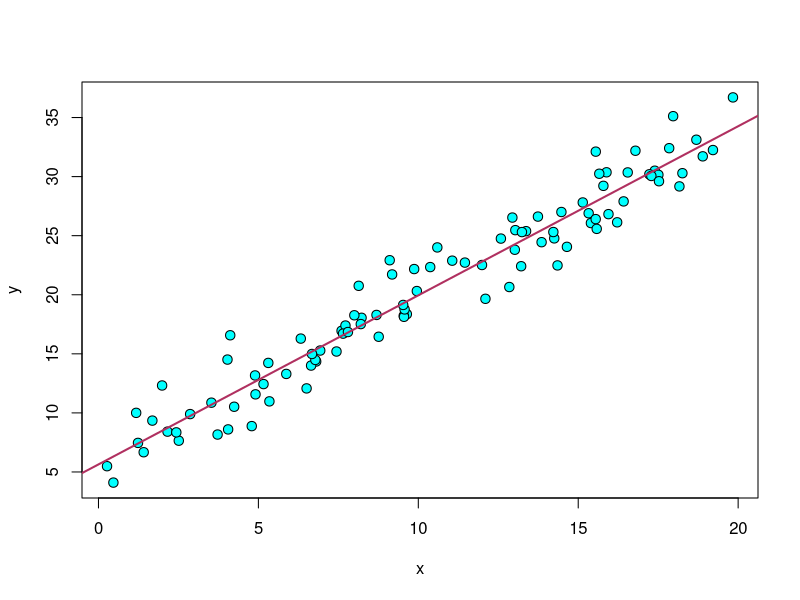
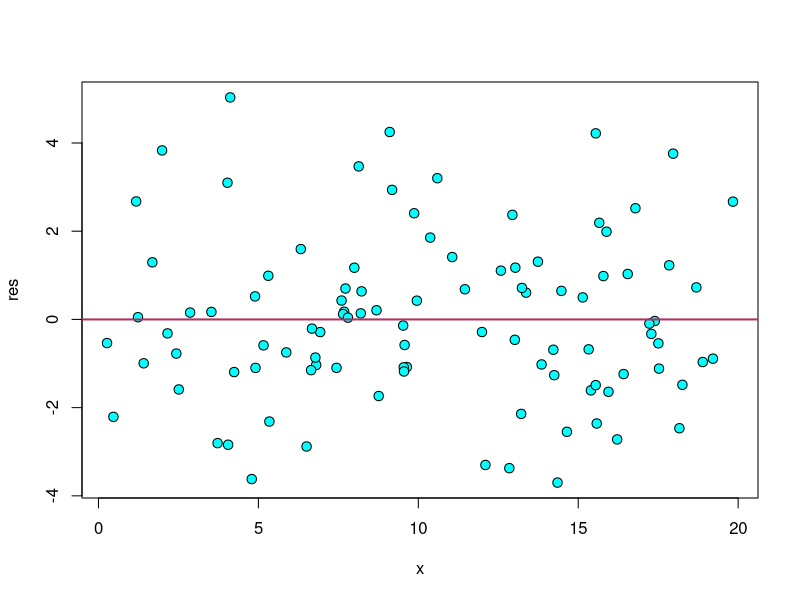
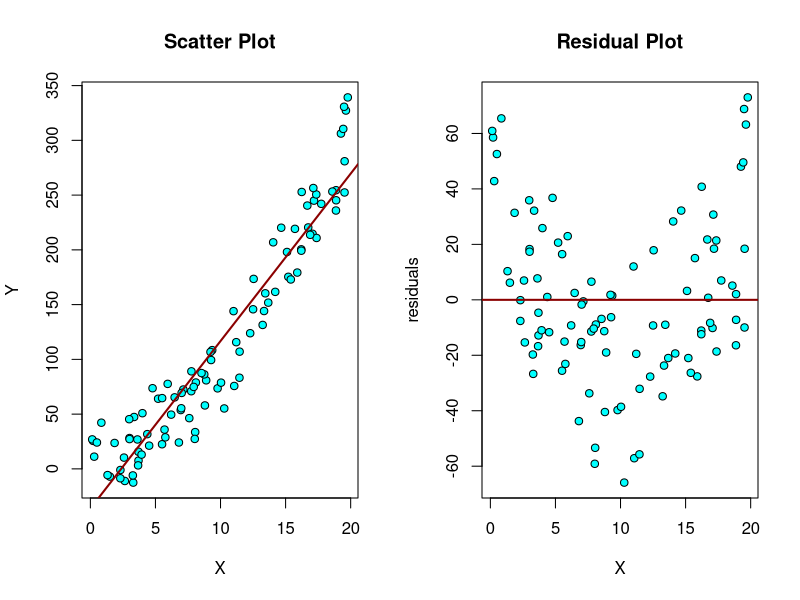
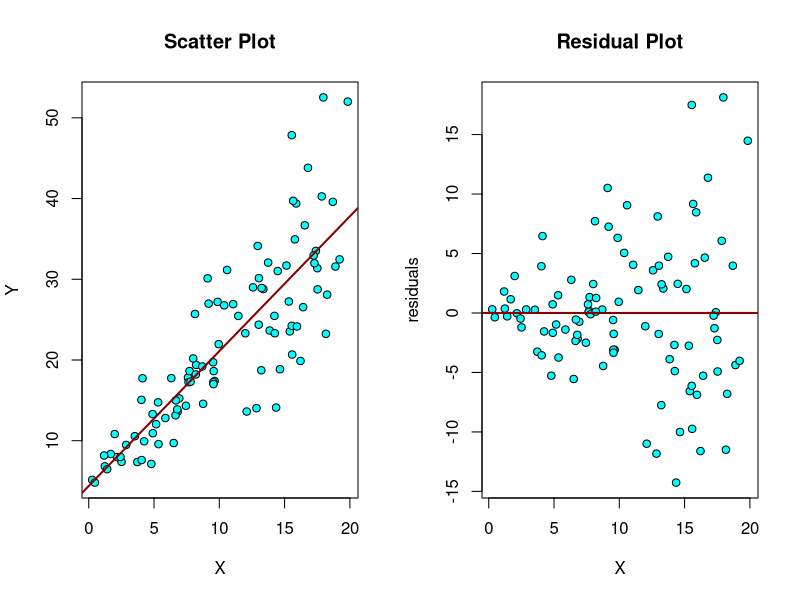
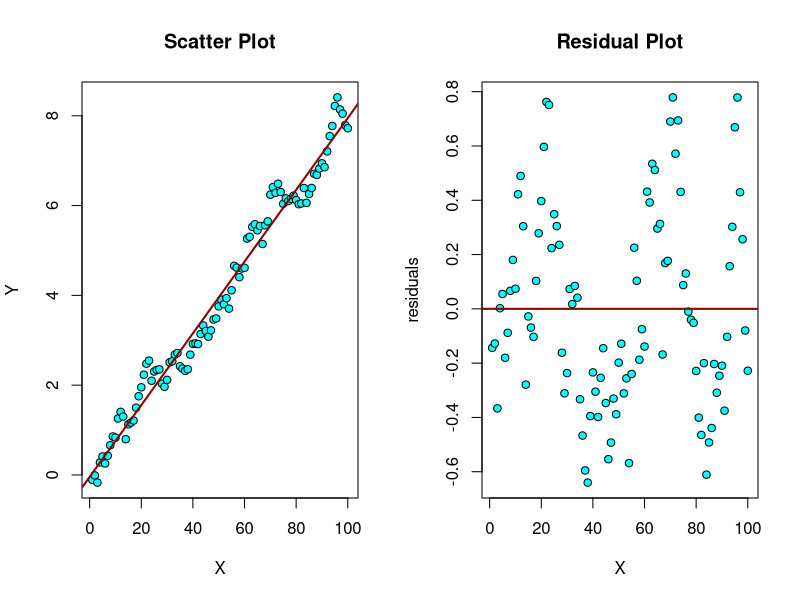
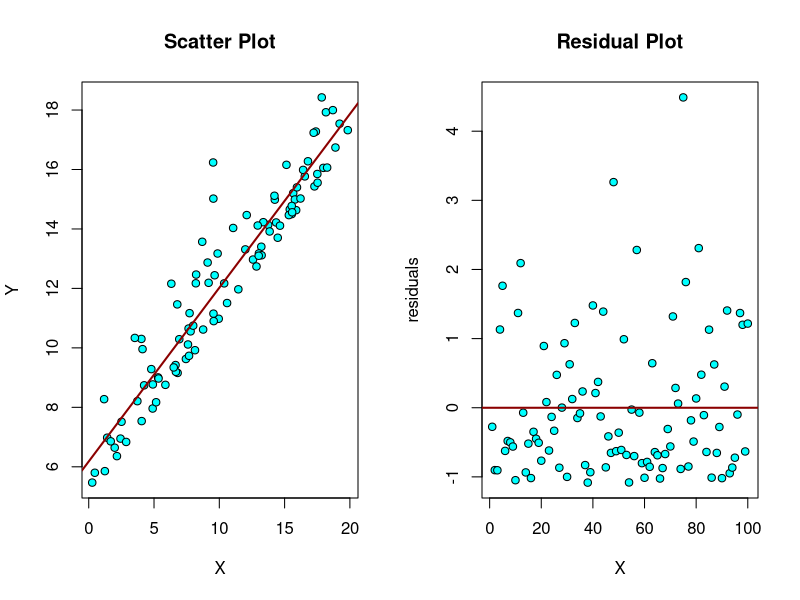
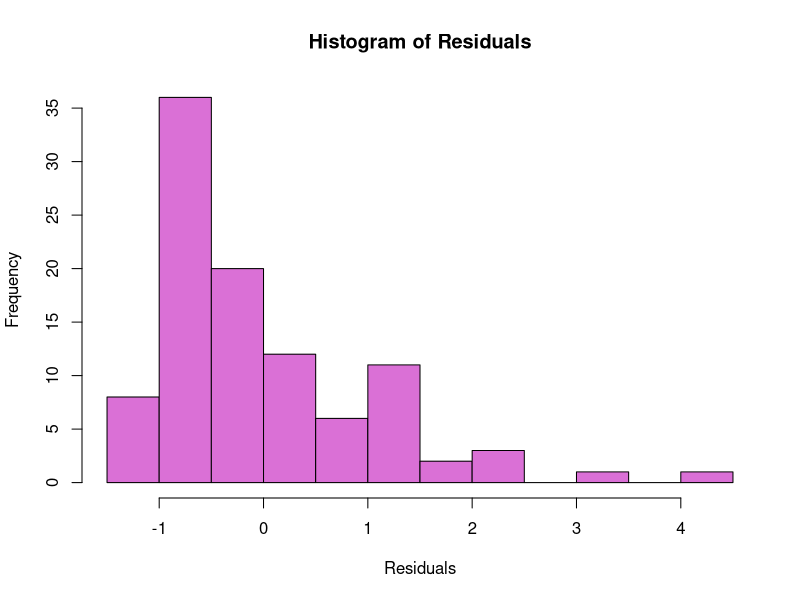
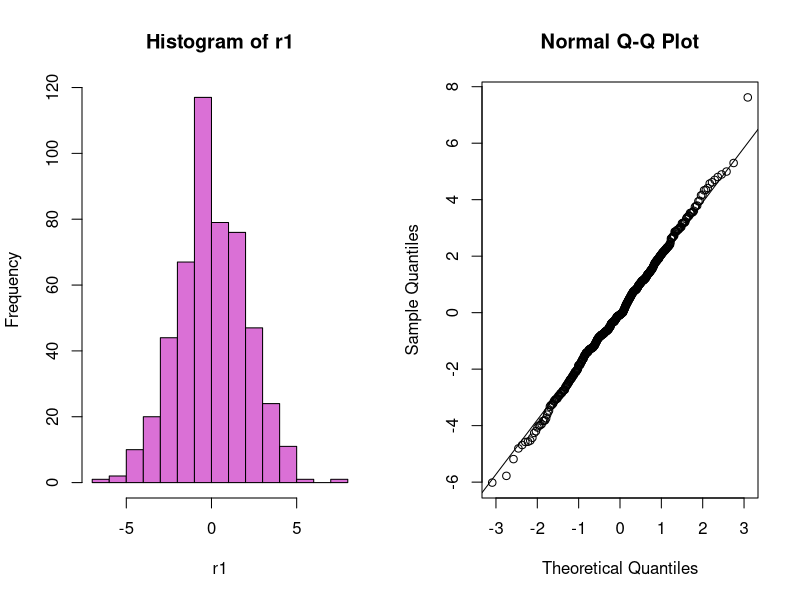

These charts were generated, in order, by the following R code:
## ---- chunk 1
set.seed(1)
x <- runif(100, 0, 20)
y <- 6 + 1.4 * x + rnorm(100,0,2)
mod <- lm(y ~ x)

summary(mod)
## ---- chunk 2
plot(y ~ x, pch=21, bg="cyan", col="black", cex=1.25)
abline(mod$coefficients, col="maroon", lwd=2)
## ---- chunk 3
res <- mod$residuals
plot(res ~ x, pch=21, bg="cyan", col="black", cex=1.25)
abline(h=0, col="maroon", lwd=2)
## ---- chunk 4
set.seed(2)
x1 <- runif(100, 0, 20)
y1 <- 0.6 * x1^2 + 3 * x1 + 5 + rnorm(100,0,20)
mod1 <- lm(y1 ~ x1)

par(mfrow=c(1,2))
plot(y1 ~ x1, pch=21, bg="cyan", col="black", cex=1, 
     main="Scatter Plot", xlab="X", ylab="Y")
abline(mod1$coefficients, col="darkred", lwd=2)

plot(mod1$residuals ~ x1, pch=21, bg="cyan", col="black", cex=1,
     main="Residual Plot", xlab="X", ylab="residuals")
abline(h=0, col="darkred", lwd=2)
par(mfrow=c(1,1))
## ---- chunk 5
set.seed(1)
x2 <- runif(100, 0, 20)
y2 <- 1.6 * x2 + 5 + rnorm(100,0,0.5)*(x2 + 1)
mod2 <- lm(y2 ~ x2)

par(mfrow=c(1,2))
plot(y2 ~ x2, pch=21, bg="cyan", col="black", cex=1, 
     main="Scatter Plot", xlab="X", ylab="Y")
abline(mod2$coefficients, col="darkred", lwd=2)

plot(mod2$residuals ~ x2, pch=21, bg="cyan", col="black", cex=1,
     main="Residual Plot", xlab="X", ylab="residuals")
abline(h=0, col="darkred", lwd=2)
par(mfrow=c(1,1))
## ---- chunk 6
set.seed(1)
x3 <- 1:100
w <- rnorm(100,0,0.25)
y3 <- cumsum(w) + 0.05*x3

mod3 <- lm(y3 ~ x3)

par(mfrow=c(1,2))
plot(y3 ~ x3, pch=21, bg="cyan", col="black", cex=1, 
     main="Scatter Plot", xlab="X", ylab="Y")
abline(mod3$coefficients, col="darkred", lwd=2)

plot(mod3$residuals ~ x3, pch=21, bg="cyan", col="black", cex=1,
     main="Residual Plot", xlab="X", ylab="residuals")
abline(h=0, col="darkred", lwd=2)
par(mfrow=c(1,1))
## ---- chunk 7
set.seed(1)
x4 <- runif(100, 0, 20)
y4 <- 0.6 * x4 + 5 + rgamma(100,1,1)
mod4 <- lm(y4 ~ x4)

mod4 <- lm(y4 ~ x4)

par(mfrow=c(1,2))
plot(y4 ~ x4, pch=21, bg="cyan", col="black", cex=1, 
     main="Scatter Plot", xlab="X", ylab="Y")
abline(mod4$coefficients, col="darkred", lwd=2)

plot(mod4$residuals ~ x3, pch=21, bg="cyan", col="black", cex=1,
     main="Residual Plot", xlab="X", ylab="residuals")
abline(h=0, col="darkred", lwd=2)
par(mfrow=c(1,1))
## ---- chunk 8
hist(mod4$residuals, col="orchid", main="Histogram of Residuals", xlab="Residuals")
## ---- chunk 9
set.seed(1)
r1 <- rnorm(500, 0, 2)

par(mfrow=c(1,2))

hist(r1, col="orchid")

qqnorm(r1)
qqline(r1)
par(mfrow=c(1,1))
## ---- chunk 10
shapiro.test(r1)
## ---- chunk 11
set.seed(1)
r2 <- rgamma(500, 4, 1)

par(mfrow=c(1,2))

hist(r2, col="orchid")

qqnorm(r2)
qqline(r2)
par(mfrow=c(1,1))
## ---- chunk 12
shapiro.test(r2)
## ---- chunk 13
set.seed(1)
r3 <- 20 - rgamma(500, 4, 1)

par(mfrow=c(1,2))

hist(r3, col="orchid")

qqnorm(r3)
qqline(r3)
par(mfrow=c(1,1))
## ---- chunk 14
shapiro.test(r3)
## ---- chunk 15
set.seed(1)
r4 <- 4 + rt(500, 5)

par(mfrow=c(1,2))

hist(r4, col="orchid")

qqnorm(r4)
qqline(r4)
par(mfrow=c(1,1))
## ---- chunk 16
shapiro.test(r4)
## ---- chunk 17
set.seed(250)
r5 <- runif(500, 4,8)

par(mfrow=c(1,2))

hist(r5, col="orchid")

qqnorm(r5)
qqline(r5)
par(mfrow=c(1,1))
## ---- chunk 18
shapiro.test(r5)
